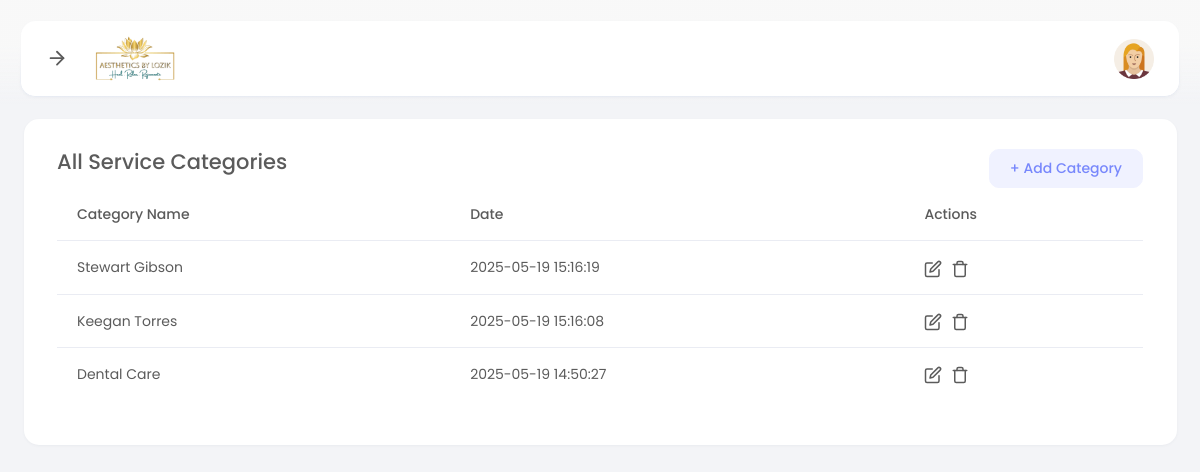
Screenshot of /manager/category.php (signed in) with the database file from the repository.
### tables this page shows
CREATE TABLE `service_categories` (
  `id` int(11) NOT NULL,
  `category_name` varchar(150) NOT NULL,
  `created_at` datetime NOT NULL DEFAULT current_timestamp()
);

### manager/category.php (the view, shortened to what this page needs)
<?php
include_once "../config.php";
?>
<!DOCTYPE html>
<html lang="en">
<head>
  <link href="assets/plugins/bootstrap/css/bootstrap.min.css" rel="stylesheet">
  <link href="assets/plugins/font-awesome/css/all.min.css" rel="stylesheet">
  <link href="assets/plugins/perfectscroll/perfect-scrollbar.css" rel="stylesheet">
  <link href="assets/css/main.min.css" rel="stylesheet">
  <link href="assets/css/custom.css" rel="stylesheet">
</head>
<body>
  <div class="page-container">
    <?php include("components/menu.php"); ?>
    <div class="page-content">
      <div class="main-wrapper">
        <div class="row">
          <div class="col">
            <div class="card">
              <div class="card-body">
                <div class="row">
                  <div class="col-12 d-flex gap-3 justify-content-between">
                    <h4>All Service Categories</h4>
                    <a href="add-category.php" class="btn btn-primary">&plus; Add Category</a>
                  </div>
                </div>
                <div class="row">
                  <div class="table-responsive">
                    <table class="table invoice-table">
                      <thead>
                        <tr>
                          <th scope="col">Category Name</th>
                          <th scope="col">Date</th>
                          <th scope="col">Actions</th>
                        </tr>
                      </thead>
                      <tbody>
                        <?php
                        if (isset($s)) {
                          $getCategory = mysqli_query($conn, "SELECT * FROM `service_categories` WHERE (`category_name` LIKE '%$s%') ORDER BY `id` DESC");
                        } else {
                          $getCategory = mysqli_query($conn, "SELECT * FROM `service_categories` ORDER BY `id` DESC");
                        }
                        if (mysqli_num_rows($getCategory) > 0):
                          while ($product = mysqli_fetch_assoc($getCategory)):
                            $category = (object) $product;
                            ?>
                            <tr>
                              <td><?= $category->category_name; ?></td>
                              <td><?= $category->created_at; ?></td>
                              <td>
                                <a href="edit-category.php?pid=<?= $category->id; ?>"><i data-feather="edit"></i></a>
                                <a href="delete-category.php?pid=<?= $category->id; ?>"><i data-feather="trash"></i></a>
                              </td>
                            </tr>
                            <?php
                          endwhile;
                        endif;
                        ?>
                      </tbody>
                    </table>
                  </div>
                </div>
              </div>
            </div>
          </div>
        </div>
      </div>
    </div>
  </div>
</body>
</html>

### rows the page displays
service_categories: category_name "Stewart Gibson", created_at "2025-05-19 15:16:19"
service_categories: category_name "Keegan Torres", created_at "2025-05-19 15:16:08"
service_categories: category_name "Dental Care", created_at "2025-05-19 14:50:27"
